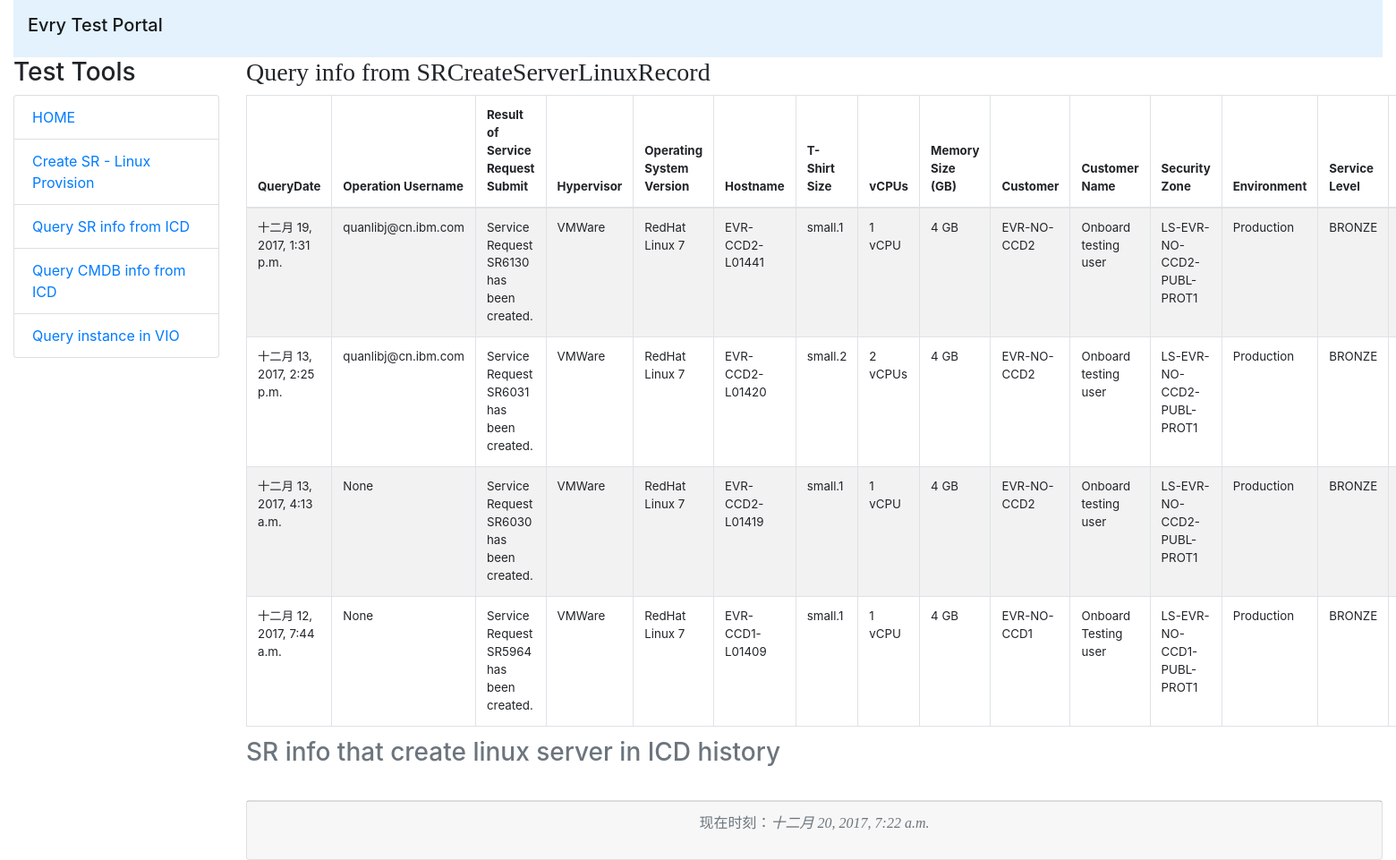
The app's page /evrytestportal/icdhistory/SRCreateServerLinuxRecord/ with its own data.
### evrytesttools/models.py (models this page shows, shortened)
class SRCreateServerLinuxRecord(models.Model):
    date = models.DateTimeField(auto_now=True, auto_created=True)
    operationusername = models.CharField(max_length=100, null=True)
    item = models.CharField(max_length=100)
    customer = models.CharField(max_length=100)
    customername = models.CharField(max_length=100)
    disasterlevelclass = models.CharField(max_length=100)
    hostname = models.CharField(max_length=100)
    operationsystem = models.CharField(max_length=100)
    environment = models.CharField(max_length=100)
    backup = models.CharField(max_length=100)
    servicelevel = models.CharField(max_length=100)
    servicemodel = models.CharField(max_length=100)
    retentionofbackup = models.CharField(max_length=100)
    storegetier = models.CharField(max_length=100)
    serverbemanaged = models.CharField(max_length=100)
    hypervisor = models.CharField(max_length=100)
    securityzone = models.CharField(max_length=100)
    tshirtsize = models.CharField(max_length=100)
    vcpusize = models.CharField(max_length=100)
    memsize = models.CharField(max_length=100)
    srsubmitedinfo = models.CharField(max_length=300)
    objects = SRCreateServerLinuxRecordsManager()
    class Meta:
        ordering = ('-date',)

### evrytesttools/views.py (the view)
# urls.py: path('icdhistory/<str:table>/',views.icd_history),
def icd_history(request, table):
    template = get_template('icd_history.html')
    now = datetime.now()
    if table == 'QuerySRRecord':
        queryset = models.QuerySRRecord.objects.all()
    elif table == 'QueryCMDBRecord':
        queryset = models.QueryCMDBRecord.objects.all()
    elif table == 'SRCreateServerLinuxRecord':
        queryset = models.SRCreateServerLinuxRecord.objects.all()
    elif table == 'VIORecord':
        queryset = models.VIORecord.objects.all()
    elif table == 'LinuxInfoRecord':
        queryset = models.LinuxInfoRecord.objects.all()
    html = template.render(locals())
    return HttpResponse(html)

### templates/icd_history.html (shortened to what this page needs)
{% extends 'base.html' %}
{% load markdown_deux_tags %}
{% block headmessage %}
    <h3 style="font-family: 'Arial Black'">Query info from {{ table }}</h3>
{% endblock %}
{% block content %}
    {% if table == 'SRCreateServerLinuxRecord' %}
    <table class="table table-bordered table-striped table-condensed" style="font-size: 10pt">
        <caption><h3>SR info that create linux server in ICD history</h3></caption>
        <thead>
        <tr>
            <th>QueryDate</th>
            <th>Operation Username</th>
            <th>Result of Service Request Submit</th>
            <th>Hypervisor</th>
            <th>Operating System Version</th>
            <th>Hostname</th>
            <th>T-Shirt Size</th>
            <th>vCPUs</th>
            <th>Memory Size (GB)</th>
            <th>Customer</th>
            <th>Customer Name</th>
            <th>Security Zone</th>
            <th>Environment</th>
            <th>Service Level</th>
            <th>Service Model</th>
        </tr>
        </thead>
        <tbody>
        {% for create_linux_sr_info in queryset %}
            <tr>
                <td>{{ create_linux_sr_info.date }}</td>
                <td>{{ create_linux_sr_info.operationusername }}</td>
                <td>{{ create_linux_sr_info.srsubmitedinfo }}</td>
                <td>{{ create_linux_sr_info.hypervisor }}</td>
                <td>{{ create_linux_sr_info.operationsystem }}</td>
                <td>{{ create_linux_sr_info.hostname }}</td>
                <td>{{ create_linux_sr_info.tshirtsize }}</td>
                <td>{{ create_linux_sr_info.vcpusize }}</td>
                <td>{{ create_linux_sr_info.memsize }}</td>
                <td>{{ create_linux_sr_info.customer }}</td>
                <td>{{ create_linux_sr_info.customername }}</td>
                <td>{{ create_linux_sr_info.securityzone }}</td>
                <td>{{ create_linux_sr_info.environment }}</td>
                <td>{{ create_linux_sr_info.servicelevel }}</td>
                <td>{{ create_linux_sr_info.servicemodel }}</td>
        {% endfor %}
        </tbody>
    </table>
    {% endif %}
{% endblock %}

### records on screen
SRCreateServerLinuxRecord: date "十二月 19, 2017, 1:31 p.m.", operationusername "quanlibj@cn.ibm.com", srsubmitedinfo "Service Request SR6130 has been created.", hypervisor "VMWare", operationsystem "RedHat Linux 7", hostname "EVR-CCD2-L01441", tshirtsize "small.1", vcpusize "1 vCPU", memsize "4 GB", customer "EVR-NO-CCD2", customername "Onboard testing user", securityzone "LS-EVR-NO-CCD2-PUBL-PROT1", environment "Production", servicelevel "BRONZE"
SRCreateServerLinuxRecord: date "十二月 13, 2017, 2:25 p.m.", operationusername "quanlibj@cn.ibm.com", srsubmitedinfo "Service Request SR6031 has been created.", hypervisor "VMWare", operationsystem "RedHat Linux 7", hostname "EVR-CCD2-L01420", tshirtsize "small.2", vcpusize "2 vCPUs", memsize "4 GB", customer "EVR-NO-CCD2", customername "Onboard testing user", securityzone "LS-EVR-NO-CCD2-PUBL-PROT1", environment "Production", servicelevel "BRONZE"
SRCreateServerLinuxRecord: date "十二月 13, 2017, 4:13 a.m.", operationusername "None", srsubmitedinfo "Service Request SR6030 has been created.", hypervisor "VMWare", operationsystem "RedHat Linux 7", hostname "EVR-CCD2-L01419", tshirtsize "small.1", vcpusize "1 vCPU", memsize "4 GB", customer "EVR-NO-CCD2", customername "Onboard testing user", securityzone "LS-EVR-NO-CCD2-PUBL-PROT1", environment "Production", servicelevel "BRONZE"
SRCreateServerLinuxRecord: date "十二月 12, 2017, 7:44 a.m.", operationusername "None", srsubmitedinfo "Service Request SR5964 has been created.", hypervisor "VMWare", operationsystem "RedHat Linux 7", hostname "EVR-CCD1-L01409", tshirtsize "small.1", vcpusize "1 vCPU", memsize "4 GB", customer "EVR-NO-CCD1", customername "Onboard Testing user", securityzone "LS-EVR-NO-CCD1-PUBL-PROT1", environment "Production", servicelevel "BRONZE"

### other values on screen
{{ table }} "SRCreateServerLinuxRecord"
